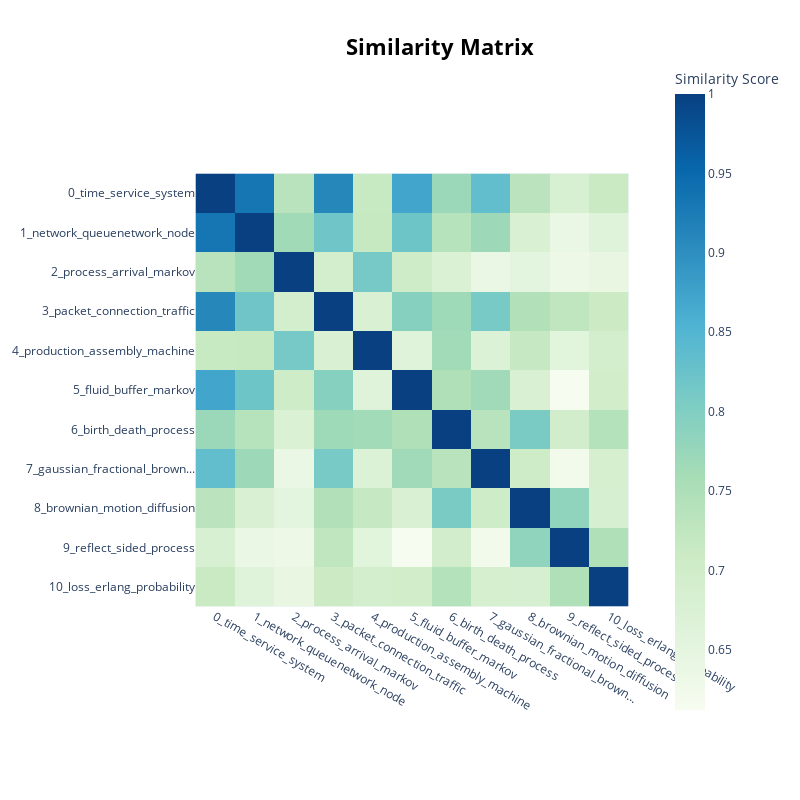

Write notebook code for a chart like this one.
### Code cell
#similarity matrix
topic_model.visualize_heatmap()

### Figure 1 — Plotly figure (JSON) as saved in the notebook; plotly's stock layout.template omitted (floating-point values rounded to 4 significant figures)
{"data": [{"coloraxis": "coloraxis", "hovertemplate": "x: %{x}<br>y: %{y}<br>Similarity Score: %{z}<extra></extra>", "name": "0", "type": "heatmap", "x": ["0_time_service_system", "1_network_queuenetwork_node", "2_process_arrival_markov", "3_packet_connection_traffic", "4_production_assembly_machine", "5_fluid_buffer_markov", "6_birth_death_process", "7_gaussian_fractional_brown...", "8_brownian_motion_diffusion", "9_reflect_sided_process", "10_loss_erlang_probability"], "xaxis": "x", "y": ["0_time_service_system", "1_network_queuenetwork_node", "2_process_arrival_markov", "3_packet_connection_traffic", "4_production_assembly_machine", "5_fluid_buffer_markov", "6_birth_death_process", "7_gaussian_fractional_brown...", "8_brownian_motion_diffusion", "9_reflect_sided_process", "10_loss_erlang_probability"], "yaxis": "y", "z": [[1.0, 0.9327, 0.7357, 0.9098, 0.7139, 0.8717, 0.7719, 0.8328, 0.7318, 0.6795, 0.7112], [0.9327, 1, 0.7655, 0.8188, 0.717, 0.8206, 0.7373, 0.7698, 0.6785, 0.6409, 0.6624], [0.7357, 0.7655, 1.0, 0.6927, 0.812, 0.7028, 0.6755, 0.6392, 0.6518, 0.6326, 0.6434], [0.9098, 0.8188, 0.6927, 1.0, 0.678, 0.7947, 0.7672, 0.8102, 0.7459, 0.7259, 0.7087], [0.7139, 0.717, 0.812, 0.678, 1.0, 0.6622, 0.7646, 0.6692, 0.7178, 0.6579, 0.6916], [0.8717, 0.8206, 0.7028, 0.7947, 0.6622, 1.0, 0.7475, 0.7665, 0.6787, 0.6121, 0.6978], [0.7719, 0.7373, 0.6755, 0.7672, 0.7646, 0.7475, 1.0, 0.7358, 0.8074, 0.6963, 0.7414], [0.8328, 0.7698, 0.6392, 0.8102, 0.6692, 0.7665, 0.7358, 1.0, 0.7024, 0.6225, 0.6879], [0.7318, 0.6785, 0.6518, 0.7459, 0.7178, 0.6787, 0.8074, 0.7024, 1.0, 0.782, 0.6852], [0.6795, 0.6409, 0.6326, 0.7259, 0.6579, 0.6121, 0.6963, 0.6225, 0.782, 1.0, 0.7479], [0.7112, 0.6624, 0.6434, 0.7087, 0.6916, 0.6978, 0.7414, 0.6879, 0.6852, 0.7479, 1.0]]}], "layout": {"coloraxis": {"colorbar": {"title": {"text": "Similarity Score"}}, "colorscale": [[0, "rgb(247,252,240)"], [0.125, "rgb(224,243,219)"], [0.25, "rgb(204,235,197)"], [0.375, "rgb(168,221,181)"], [0.5, "rgb(123,204,196)"], [0.625, "rgb(78,179,211)"], [0.75, "rgb(43,140,190)"], [0.875, "rgb(8,104,172)"], [1, "rgb(8,64,129)"]]}, "height": 800, "hoverlabel": {"bgcolor": "white", "font": {"family": "Rockwell", "size": 16}}, "legend": {"title": {"text": "Trend"}}, "margin": {"t": 60}, "showlegend": true, "title": {"font": {"color": "Black", "size": 22}, "text": "<b>Similarity Matrix", "x": 0.55, "xanchor": "center", "y": 0.95, "yanchor": "top"}, "width": 800, "xaxis": {"anchor": "y", "autorange": true, "constrain": "domain", "domain": [0, 1], "range": [-0.5, 10.5], "scaleanchor": "y", "type": "category"}, "yaxis": {"anchor": "x", "autorange": true, "constrain": "domain", "domain": [0.172, 0.828], "range": [10.5, -0.5], "type": "category"}}}
